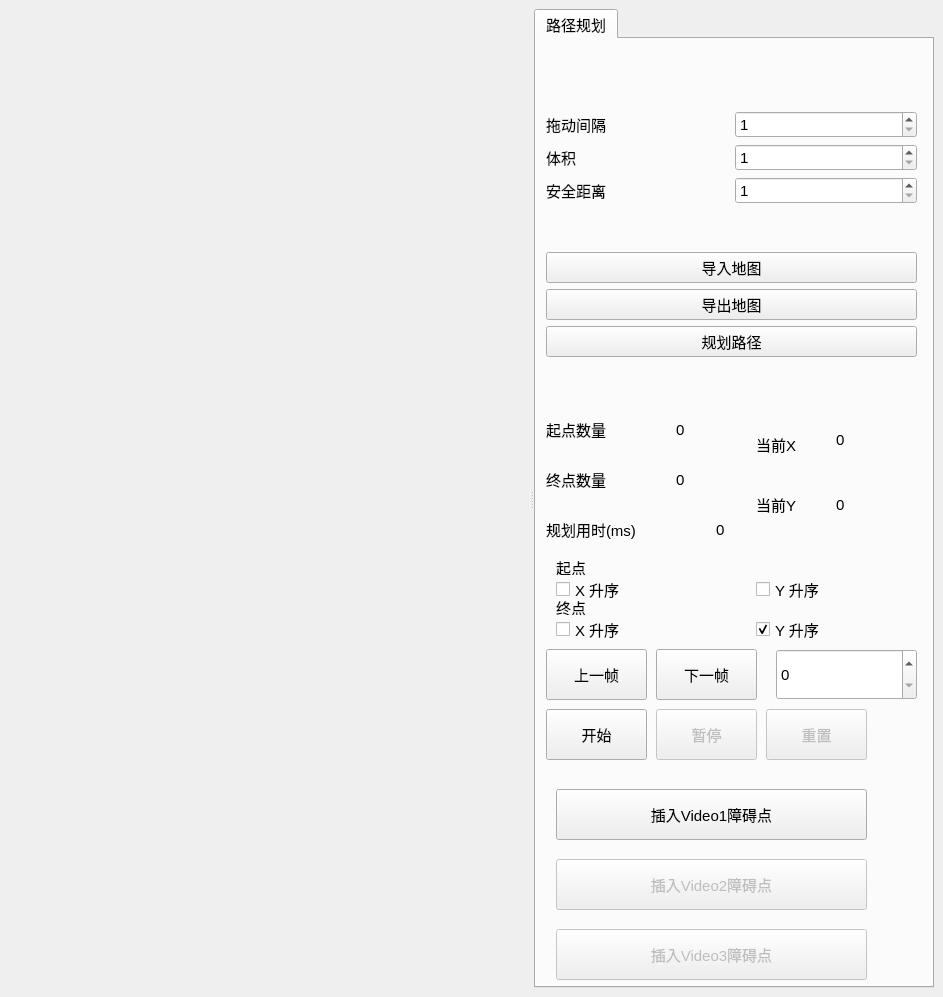
<?xml version="1.0" encoding="UTF-8"?>
<ui version="4.0">
 <class>MainWindow</class>
 <widget class="QMainWindow" name="MainWindow">
  <property name="geometry">
   <rect>
    <x>0</x>
    <y>0</y>
    <width>943</width>
    <height>997</height>
   </rect>
  </property>
  <property name="font">
   <font>
    <pointsize>11</pointsize>
   </font>
  </property>
  <property name="windowTitle">
   <string>PathPlanning</string>
  </property>
  <widget class="QWidget" name="centralwidget">
   <layout class="QHBoxLayout" name="horizontalLayout">
    <item>
     <widget class="QSplitter" name="splitter">
      <property name="orientation">
       <enum>Qt::Horizontal</enum>
      </property>
      <widget class="CustomWidget" name="widget" native="true">
       <property name="minimumSize">
        <size>
         <width>471</width>
         <height>531</height>
        </size>
       </property>
      </widget>
      <widget class="QTabWidget" name="tabWidget">
       <property name="minimumSize">
        <size>
         <width>400</width>
         <height>752</height>
        </size>
       </property>
       <property name="currentIndex">
        <number>0</number>
       </property>
       <widget class="QWidget" name="tab_2">
        <attribute name="title">
         <string>路径规划</string>
        </attribute>
        <widget class="QWidget" name="layoutWidget">
         <property name="geometry">
          <rect>
           <x>10</x>
           <y>30</y>
           <width>371</width>
           <height>331</height>
          </rect>
         </property>
         <layout class="QVBoxLayout" name="verticalLayout_3">
          <item>
           <layout class="QVBoxLayout" name="verticalLayout_2">
            <item>
             <layout class="QHBoxLayout" name="horizontalLayout_2">
              <item>
               <widget class="QLabel" name="label">
                <property name="minimumSize">
                 <size>
                  <width>51</width>
                  <height>21</height>
                 </size>
                </property>
                <property name="text">
                 <string>拖动间隔</string>
                </property>
               </widget>
              </item>
              <item>
               <widget class="QSpinBox" name="spInterval">
                <property name="minimumSize">
                 <size>
                  <width>161</width>
                  <height>21</height>
                 </size>
                </property>
                <property name="minimum">
                 <number>1</number>
                </property>
               </widget>
              </item>
             </layout>
            </item>
            <item>
             <layout class="QHBoxLayout" name="horizontalLayout_3">
              <item>
               <widget class="QLabel" name="label_2">
                <property name="minimumSize">
                 <size>
                  <width>51</width>
                  <height>21</height>
                 </size>
                </property>
                <property name="text">
                 <string>体积</string>
                </property>
               </widget>
              </item>
              <item>
               <widget class="QSpinBox" name="spVolume">
                <property name="minimumSize">
                 <size>
                  <width>161</width>
                  <height>21</height>
                 </size>
                </property>
                <property name="minimum">
                 <number>1</number>
                </property>
               </widget>
              </item>
             </layout>
            </item>
            <item>
             <layout class="QHBoxLayout" name="horizontalLayout_4">
              <item>
               <widget class="QLabel" name="label_5">
                <property name="minimumSize">
                 <size>
                  <width>51</width>
                  <height>21</height>
                 </size>
                </property>
                <property name="text">
                 <string>安全距离</string>
                </property>
               </widget>
              </item>
              <item>
               <widget class="QSpinBox" name="spSafeDistance">
                <property name="minimumSize">
                 <size>
                  <width>161</width>
                  <height>21</height>
                 </size>
                </property>
                <property name="minimum">
                 <number>1</number>
                </property>
               </widget>
              </item>
             </layout>
            </item>
           </layout>
          </item>
          <item>
           <layout class="QVBoxLayout" name="verticalLayout">
            <item>
             <widget class="QPushButton" name="pbExportMap">
              <property name="minimumSize">
               <size>
                <width>221</width>
                <height>31</height>
               </size>
              </property>
              <property name="text">
               <string>导入地图</string>
              </property>
             </widget>
            </item>
            <item>
             <widget class="QPushButton" name="pbInputMap">
              <property name="minimumSize">
               <size>
                <width>221</width>
                <height>31</height>
               </size>
              </property>
              <property name="text">
               <string>导出地图</string>
              </property>
             </widget>
            </item>
            <item>
             <widget class="QPushButton" name="pbPahtPlanning">
              <property name="minimumSize">
               <size>
                <width>221</width>
                <height>31</height>
               </size>
              </property>
              <property name="text">
               <string>规划路径</string>
              </property>
             </widget>
            </item>
           </layout>
          </item>
         </layout>
        </widget>
        <widget class="QLabel" name="label_3">
         <property name="geometry">
          <rect>
           <x>10</x>
           <y>380</y>
           <width>91</width>
           <height>21</height>
          </rect>
         </property>
         <property name="text">
          <string>起点数量</string>
         </property>
        </widget>
        <widget class="QLabel" name="labStartsNum">
         <property name="geometry">
          <rect>
           <x>140</x>
           <y>380</y>
           <width>61</width>
           <height>21</height>
          </rect>
         </property>
         <property name="text">
          <string>0</string>
         </property>
        </widget>
        <widget class="QLabel" name="label_6">
         <property name="geometry">
          <rect>
           <x>10</x>
           <y>430</y>
           <width>91</width>
           <height>21</height>
          </rect>
         </property>
         <property name="text">
          <string>终点数量</string>
         </property>
        </widget>
        <widget class="QLabel" name="labEndsNum">
         <property name="geometry">
          <rect>
           <x>140</x>
           <y>430</y>
           <width>61</width>
           <height>21</height>
          </rect>
         </property>
         <property name="text">
          <string>0</string>
         </property>
        </widget>
        <widget class="QLabel" name="label_7">
         <property name="geometry">
          <rect>
           <x>10</x>
           <y>480</y>
           <width>141</width>
           <height>21</height>
          </rect>
         </property>
         <property name="text">
          <string>规划用时(ms)</string>
         </property>
        </widget>
        <widget class="QLabel" name="labPlanTime">
         <property name="geometry">
          <rect>
           <x>180</x>
           <y>480</y>
           <width>121</width>
           <height>21</height>
          </rect>
         </property>
         <property name="text">
          <string>0</string>
         </property>
        </widget>
        <widget class="QCheckBox" name="ckbStartOrderByX">
         <property name="geometry">
          <rect>
           <x>20</x>
           <y>540</y>
           <width>151</width>
           <height>21</height>
          </rect>
         </property>
         <property name="text">
          <string>X 升序</string>
         </property>
         <property name="checked">
          <bool>false</bool>
         </property>
        </widget>
        <widget class="QCheckBox" name="ckbStartOrderByY">
         <property name="geometry">
          <rect>
           <x>220</x>
           <y>540</y>
           <width>151</width>
           <height>21</height>
          </rect>
         </property>
         <property name="text">
          <string>Y 升序</string>
         </property>
        </widget>
        <widget class="QPushButton" name="pbLastStep">
         <property name="geometry">
          <rect>
           <x>10</x>
           <y>610</y>
           <width>101</width>
           <height>51</height>
          </rect>
         </property>
         <property name="text">
          <string>上一帧</string>
         </property>
        </widget>
        <widget class="QPushButton" name="pbNextStep">
         <property name="geometry">
          <rect>
           <x>120</x>
           <y>610</y>
           <width>101</width>
           <height>51</height>
          </rect>
         </property>
         <property name="text">
          <string>下一帧</string>
         </property>
        </widget>
        <widget class="QPushButton" name="pbStartSimulation">
         <property name="geometry">
          <rect>
           <x>10</x>
           <y>670</y>
           <width>101</width>
           <height>51</height>
          </rect>
         </property>
         <property name="text">
          <string>开始</string>
         </property>
        </widget>
        <widget class="QPushButton" name="pbStopSimulation">
         <property name="enabled">
          <bool>false</bool>
         </property>
         <property name="geometry">
          <rect>
           <x>120</x>
           <y>670</y>
           <width>101</width>
           <height>51</height>
          </rect>
         </property>
         <property name="text">
          <string>暂停</string>
         </property>
        </widget>
        <widget class="QPushButton" name="pbResetSimulation">
         <property name="enabled">
          <bool>false</bool>
         </property>
         <property name="geometry">
          <rect>
           <x>230</x>
           <y>670</y>
           <width>101</width>
           <height>51</height>
          </rect>
         </property>
         <property name="text">
          <string>重置</string>
         </property>
        </widget>
        <widget class="QLabel" name="label_4">
         <property name="geometry">
          <rect>
           <x>20</x>
           <y>520</y>
           <width>131</width>
           <height>16</height>
          </rect>
         </property>
         <property name="text">
          <string>起点</string>
         </property>
        </widget>
        <widget class="QLabel" name="label_8">
         <property name="geometry">
          <rect>
           <x>20</x>
           <y>560</y>
           <width>131</width>
           <height>16</height>
          </rect>
         </property>
         <property name="text">
          <string>终点</string>
         </property>
        </widget>
        <widget class="QCheckBox" name="ckbGoalOrderByX">
         <property name="geometry">
          <rect>
           <x>20</x>
           <y>580</y>
           <width>151</width>
           <height>21</height>
          </rect>
         </property>
         <property name="text">
          <string>X 升序</string>
         </property>
         <property name="checked">
          <bool>false</bool>
         </property>
        </widget>
        <widget class="QCheckBox" name="ckbGoalOrderByY">
         <property name="geometry">
          <rect>
           <x>220</x>
           <y>580</y>
           <width>151</width>
           <height>21</height>
          </rect>
         </property>
         <property name="text">
          <string>Y 升序</string>
         </property>
         <property name="checked">
          <bool>true</bool>
         </property>
        </widget>
        <widget class="QLabel" name="label_9">
         <property name="geometry">
          <rect>
           <x>220</x>
           <y>390</y>
           <width>61</width>
           <height>31</height>
          </rect>
         </property>
         <property name="text">
          <string>当前X</string>
         </property>
        </widget>
        <widget class="QLabel" name="label_10">
         <property name="geometry">
          <rect>
           <x>220</x>
           <y>450</y>
           <width>61</width>
           <height>31</height>
          </rect>
         </property>
         <property name="text">
          <string>当前Y</string>
         </property>
        </widget>
        <widget class="QLabel" name="labCurrentX">
         <property name="geometry">
          <rect>
           <x>300</x>
           <y>390</y>
           <width>71</width>
           <height>21</height>
          </rect>
         </property>
         <property name="text">
          <string>0</string>
         </property>
        </widget>
        <widget class="QLabel" name="labCurrentY">
         <property name="geometry">
          <rect>
           <x>300</x>
           <y>450</y>
           <width>71</width>
           <height>31</height>
          </rect>
         </property>
         <property name="text">
          <string>0</string>
         </property>
        </widget>
        <widget class="QPushButton" name="pbInsertVideo1GoalObs">
         <property name="geometry">
          <rect>
           <x>20</x>
           <y>750</y>
           <width>311</width>
           <height>51</height>
          </rect>
         </property>
         <property name="text">
          <string>插入Video1障碍点</string>
         </property>
        </widget>
        <widget class="QPushButton" name="pbInsertVideo2GoalObs">
         <property name="enabled">
          <bool>false</bool>
         </property>
         <property name="geometry">
          <rect>
           <x>20</x>
           <y>820</y>
           <width>311</width>
           <height>51</height>
          </rect>
         </property>
         <property name="text">
          <string>插入Video2障碍点</string>
         </property>
        </widget>
        <widget class="QPushButton" name="pbInsertVideo3GoalObs">
         <property name="enabled">
          <bool>false</bool>
         </property>
         <property name="geometry">
          <rect>
           <x>20</x>
           <y>890</y>
           <width>311</width>
           <height>51</height>
          </rect>
         </property>
         <property name="text">
          <string>插入Video3障碍点</string>
         </property>
        </widget>
        <widget class="QSpinBox" name="spCurrentStepIndex">
         <property name="geometry">
          <rect>
           <x>240</x>
           <y>610</y>
           <width>141</width>
           <height>51</height>
          </rect>
         </property>
         <property name="maximum">
          <number>1000000</number>
         </property>
        </widget>
       </widget>
      </widget>
     </widget>
    </item>
   </layout>
  </widget>
 </widget>
 <customwidgets>
  <customwidget>
   <class>CustomWidget</class>
   <extends>QWidget</extends>
   <header>customwidget.h</header>
   <container>1</container>
  </customwidget>
 </customwidgets>
 <resources/>
 <connections>
  <connection>
   <sender>pbStartSimulation</sender>
   <signal>clicked()</signal>
   <receiver>MainWindow</receiver>
   <slot>pbStartSimulationClick()</slot>
   <hints>
    <hint type="sourcelabel">
     <x>596</x>
     <y>734</y>
    </hint>
    <hint type="destinationlabel">
     <x>520</x>
     <y>776</y>
    </hint>
   </hints>
  </connection>
  <connection>
   <sender>pbResetSimulation</sender>
   <signal>clicked()</signal>
   <receiver>MainWindow</receiver>
   <slot>pbResetSimulationClick()</slot>
   <hints>
    <hint type="sourcelabel">
     <x>830</x>
     <y>713</y>
    </hint>
    <hint type="destinationlabel">
     <x>864</x>
     <y>773</y>
    </hint>
   </hints>
  </connection>
  <connection>
   <sender>pbLastStep</sender>
   <signal>clicked()</signal>
   <receiver>MainWindow</receiver>
   <slot>pbLastStepClick()</slot>
   <hints>
    <hint type="sourcelabel">
     <x>595</x>
     <y>679</y>
    </hint>
    <hint type="destinationlabel">
     <x>623</x>
     <y>0</y>
    </hint>
   </hints>
  </connection>
  <connection>
   <sender>spInterval</sender>
   <signal>valueChanged(int)</signal>
   <receiver>MainWindow</receiver>
   <slot>spIntervalChange(int)</slot>
   <hints>
    <hint type="sourcelabel">
     <x>780</x>
     <y>76</y>
    </hint>
    <hint type="destinationlabel">
     <x>795</x>
     <y>0</y>
    </hint>
   </hints>
  </connection>
  <connection>
   <sender>pbExportMap</sender>
   <signal>clicked()</signal>
   <receiver>MainWindow</receiver>
   <slot>pbImportMapClick()</slot>
   <hints>
    <hint type="sourcelabel">
     <x>793</x>
     <y>247</y>
    </hint>
    <hint type="destinationlabel">
     <x>765</x>
     <y>0</y>
    </hint>
   </hints>
  </connection>
  <connection>
   <sender>pbNextStep</sender>
   <signal>clicked()</signal>
   <receiver>MainWindow</receiver>
   <slot>pbNextStepClick()</slot>
   <hints>
    <hint type="sourcelabel">
     <x>709</x>
     <y>675</y>
    </hint>
    <hint type="destinationlabel">
     <x>348</x>
     <y>0</y>
    </hint>
   </hints>
  </connection>
  <connection>
   <sender>pbStopSimulation</sender>
   <signal>clicked()</signal>
   <receiver>MainWindow</receiver>
   <slot>pbStopSimulationClick()</slot>
   <hints>
    <hint type="sourcelabel">
     <x>694</x>
     <y>715</y>
    </hint>
    <hint type="destinationlabel">
     <x>712</x>
     <y>772</y>
    </hint>
   </hints>
  </connection>
  <connection>
   <sender>pbInputMap</sender>
   <signal>clicked()</signal>
   <receiver>MainWindow</receiver>
   <slot>pbExportMapClick()</slot>
   <hints>
    <hint type="sourcelabel">
     <x>738</x>
     <y>301</y>
    </hint>
    <hint type="destinationlabel">
     <x>736</x>
     <y>0</y>
    </hint>
   </hints>
  </connection>
  <connection>
   <sender>pbPahtPlanning</sender>
   <signal>clicked()</signal>
   <receiver>MainWindow</receiver>
   <slot>pbPathPlanningClick()</slot>
   <hints>
    <hint type="sourcelabel">
     <x>737</x>
     <y>344</y>
    </hint>
    <hint type="destinationlabel">
     <x>523</x>
     <y>0</y>
    </hint>
   </hints>
  </connection>
  <connection>
   <sender>pbInsertVideo1GoalObs</sender>
   <signal>clicked()</signal>
   <receiver>MainWindow</receiver>
   <slot>pbInsertVideo1GoalObsClick()</slot>
   <hints>
    <hint type="sourcelabel">
     <x>754</x>
     <y>797</y>
    </hint>
    <hint type="destinationlabel">
     <x>940</x>
     <y>815</y>
    </hint>
   </hints>
  </connection>
  <connection>
   <sender>pbInsertVideo2GoalObs</sender>
   <signal>clicked()</signal>
   <receiver>MainWindow</receiver>
   <slot>pbInsertVideo2GoalObsClick()</slot>
   <hints>
    <hint type="sourcelabel">
     <x>829</x>
     <y>869</y>
    </hint>
    <hint type="destinationlabel">
     <x>942</x>
     <y>867</y>
    </hint>
   </hints>
  </connection>
  <connection>
   <sender>pbInsertVideo3GoalObs</sender>
   <signal>clicked()</signal>
   <receiver>MainWindow</receiver>
   <slot>pbInsertVideo3GoalObsClick()</slot>
   <hints>
    <hint type="sourcelabel">
     <x>779</x>
     <y>958</y>
    </hint>
    <hint type="destinationlabel">
     <x>939</x>
     <y>940</y>
    </hint>
   </hints>
  </connection>
  <connection>
   <sender>spVolume</sender>
   <signal>valueChanged(int)</signal>
   <receiver>MainWindow</receiver>
   <slot>npdAgentSizeChanged(int)</slot>
   <hints>
    <hint type="sourcelabel">
     <x>879</x>
     <y>140</y>
    </hint>
    <hint type="destinationlabel">
     <x>939</x>
     <y>154</y>
    </hint>
   </hints>
  </connection>
  <connection>
   <sender>spSafeDistance</sender>
   <signal>valueChanged(int)</signal>
   <receiver>MainWindow</receiver>
   <slot>spSafeDistanceChange(int)</slot>
   <hints>
    <hint type="sourcelabel">
     <x>863</x>
     <y>190</y>
    </hint>
    <hint type="destinationlabel">
     <x>942</x>
     <y>239</y>
    </hint>
   </hints>
  </connection>
  <connection>
   <sender>spCurrentStepIndex</sender>
   <signal>valueChanged(int)</signal>
   <receiver>MainWindow</receiver>
   <slot>spCurrentStepIndexChanged(int)</slot>
   <hints>
    <hint type="sourcelabel">
     <x>845</x>
     <y>657</y>
    </hint>
    <hint type="destinationlabel">
     <x>942</x>
     <y>659</y>
    </hint>
   </hints>
  </connection>
 </connections>
 <slots>
  <slot>spIntervalChange(int)</slot>
  <slot>spVolumeChange(int)</slot>
  <slot>spSafeDistanceChange(int)</slot>
  <slot>pbImportMapClick()</slot>
  <slot>pbExportMapClick()</slot>
  <slot>pbPathPlanningClick()</slot>
  <slot>pbLastStepClick()</slot>
  <slot>pbNextStepClick()</slot>
  <slot>pbStartSimulationClick()</slot>
  <slot>pbStopSimulationClick()</slot>
  <slot>pbResetSimulationClick()</slot>
  <slot>pbInsertVideo1GoalObsClick()</slot>
  <slot>pbInsertVideo2GoalObsClick()</slot>
  <slot>pbInsertVideo3GoalObsClick()</slot>
  <slot>npdAgentSizeChanged(int)</slot>
  <slot>spCurrentStepIndexChanged(int)</slot>
 </slots>
</ui>
